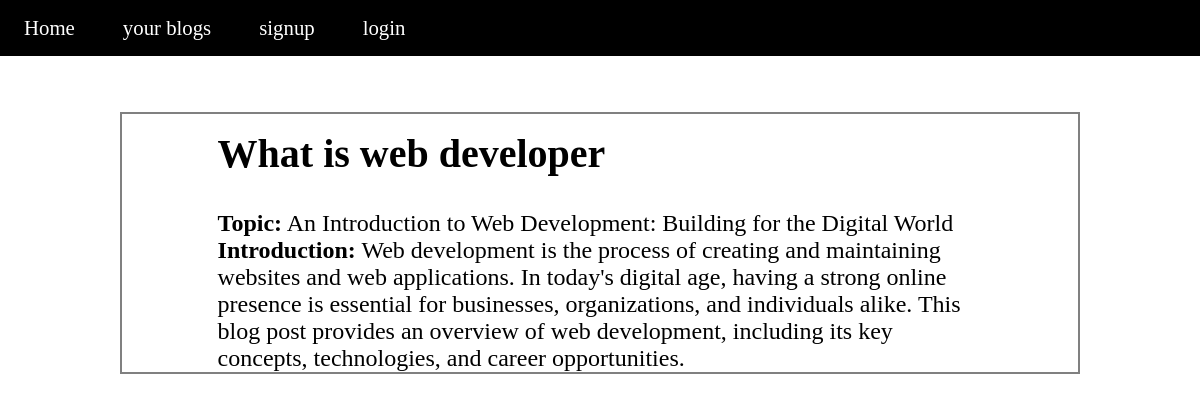
The app's page /view_post/34/ with its own data.
### blog/models.py (models this page shows, shortened)
class BlogPost(models.Model):
    title = models.CharField(max_length=100)
    content = RichTextField(blank=True)
    author = models.ForeignKey(User, on_delete=models.CASCADE)
    created_at = models.DateTimeField(auto_now_add=True)

### blog/views.py (the view)
# urls.py: path("view_post/<int:id>/",views.view_post),
def view_post(request,id):
    post = BlogPost.objects.filter(id = id)
    if len(post)==0:
        return  HttpResponse("No Post Found!")
    else:
        post = post[0]
        return render(request,"view_post.html",{"post":post})

### templates/view_post.html
{%include "base.html"%}
{%block body%}
<div class="view_post_main">
    <div class="view_post_content">
        <h1>{{post.title}}</h1>
        <p>{{post.content | safe}}</p>
    </div>
</div>
{%endblock body%}

### static/style.css (style rules this page uses)
* { margin: 0; padding: 0; max-width: 100%; box-sizing: border-box; }
.view_post_main { height: auto; width: 100vw; display: flex; justify-content: center; margin-top: 7vh; }
.view_post_content { height: auto; width: 80%; display: flex; border: 2px solid grey; flex-wrap: wrap; justify-content: center; padding-top: 2vh; }
.view_post_content > h1 { width: 80%; height: 10vh; font-size: 2.5rem; }
.view_post_content > p { width: 80%; height: auto; font-size: 1.5rem; }

### records on screen
BlogPost: title "What is web developer", content "Topic: An Introduction to Web Development: Building for the Digital World Introduction: Web development is the process of creating and maintaining websites and web applications. In today's digital age, having a strong online presence is essential for businesses, organizations, and individuals alike. This blog post provides an overview of web development, including its key concepts, technologies, and career opportunities."
